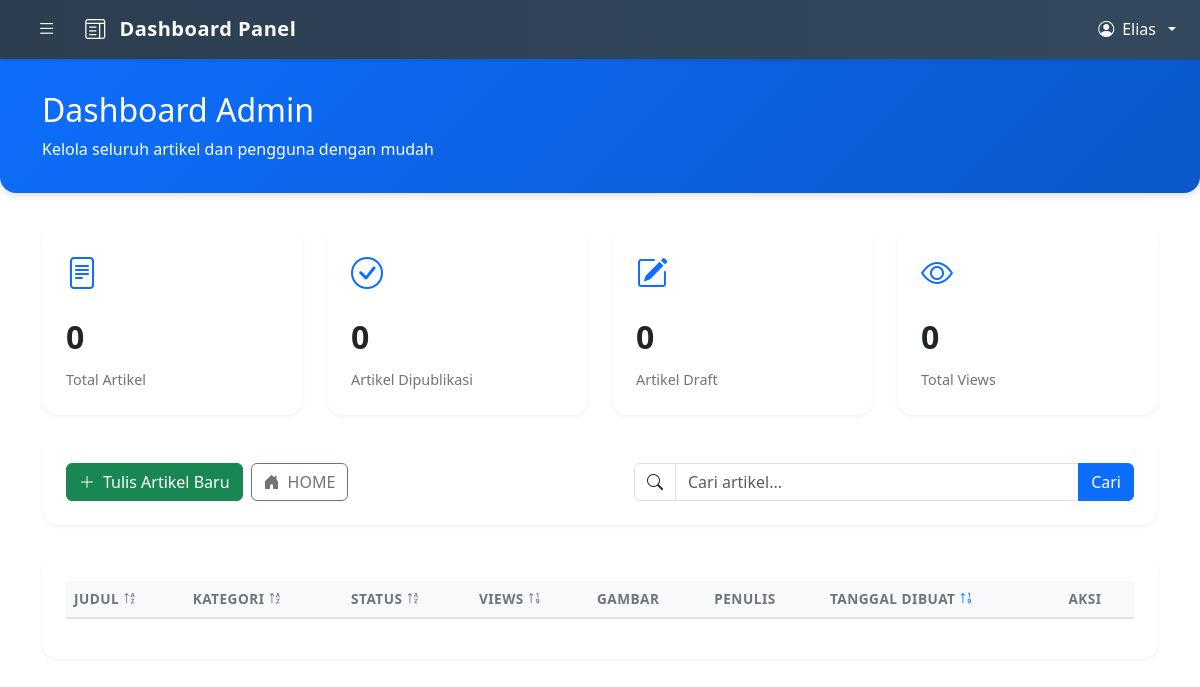
Before: /bloging/dashboard/admin/blogs_management.php (signed in) with the older database file.
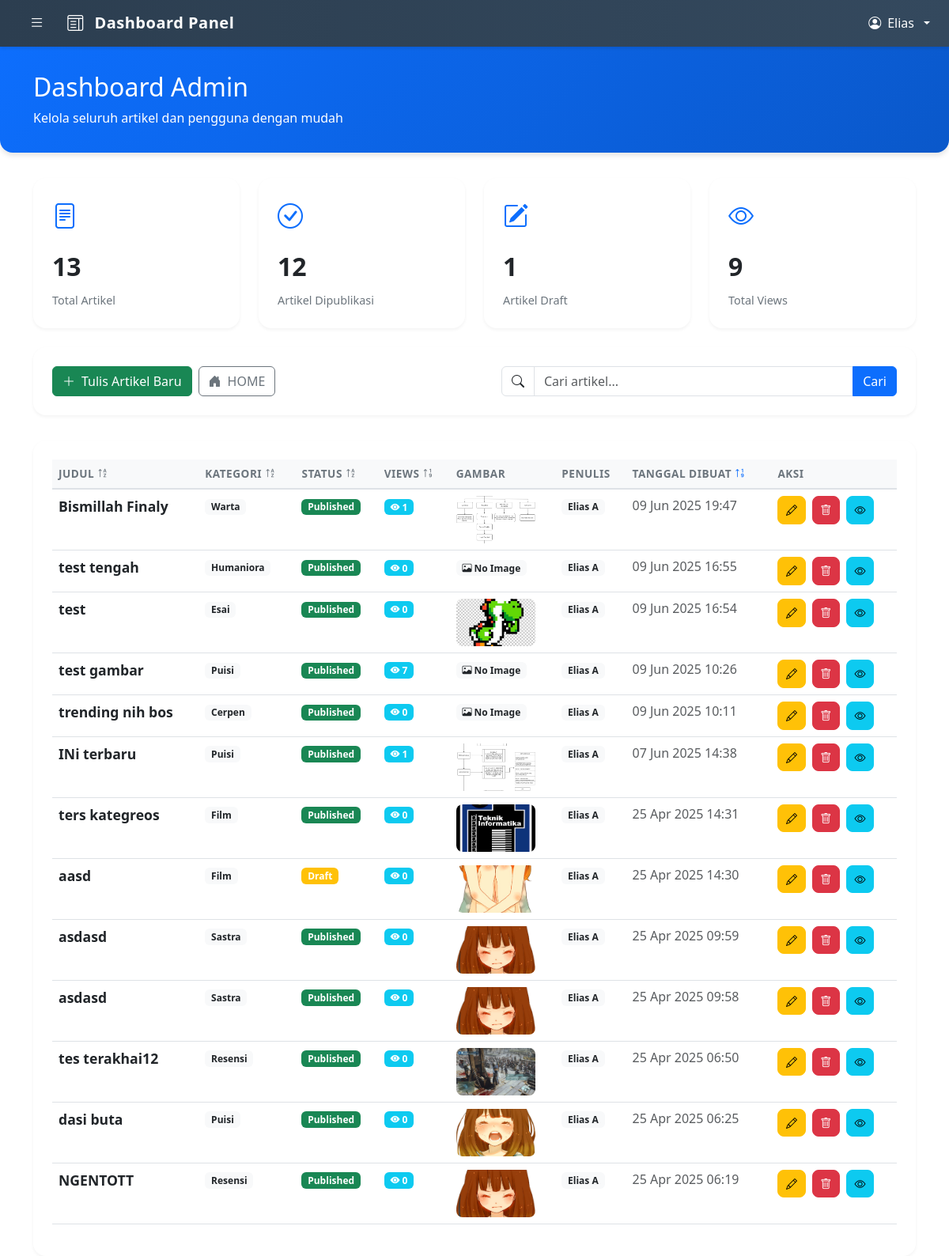
After: the same page with the newer database file.
### tables this page shows
CREATE TABLE IF NOT EXISTS `blogs` (
  `id` int NOT NULL AUTO_INCREMENT,
  `title` varchar(255) NOT NULL,
  `content` text NOT NULL,
  `image` varchar(255) DEFAULT NULL,
  `created_at` timestamp NULL DEFAULT CURRENT_TIMESTAMP,
  `category_id` int DEFAULT NULL,
  `author_id` int DEFAULT NULL,
  `author_type` enum('admin','user') DEFAULT NULL,
  `status` enum('draft','published') DEFAULT 'draft',
  `views` int NOT NULL DEFAULT '0',
  PRIMARY KEY (`id`)
);

CREATE TABLE IF NOT EXISTS `category` (
  `id` int NOT NULL AUTO_INCREMENT,
  `category` varchar(127) NOT NULL,
  `parent_id` int DEFAULT NULL,
  PRIMARY KEY (`id`),
  KEY `parent_id` (`parent_id`)
);

### bloging/dashboard/admin/blogs_management.php (the view, shortened to what the rows shown need)
<?php
include '../../config.php';
$search = isset($_GET['search']) ? trim($_GET['search']) : '';
$search_display = $search;
$sort = isset($_GET['sort']) ? $_GET['sort'] : 'created_at';
$order = isset($_GET['order']) ? $_GET['order'] : 'DESC';
$query = "
    SELECT blogs.*,
           category.category AS category_name,
           users.fname AS user_name,
           admin.first_name AS admin_first,
           admin.last_name AS admin_last
    FROM blogs
    LEFT JOIN category ON blogs.category_id = category.id
    LEFT JOIN users ON blogs.author_type = 'user' AND blogs.author_id = users.id
    LEFT JOIN admin ON blogs.author_type = 'admin' AND blogs.author_id = admin.id
    WHERE 1=1
";
$allowed_sort_columns = ['title', 'category_name', 'status', 'views', 'created_at'];
$sort = in_array($sort, $allowed_sort_columns) ? $sort : 'created_at';
$order = strtoupper($order) === 'ASC' ? 'ASC' : 'DESC';
$query .= " ORDER BY " . ($sort === 'category_name' ? 'category.category' : 'blogs.' . $sort) . " " . $order;
$stmt = $conn->prepare($query);
$stmt->execute();
$result = $stmt->get_result();
?>
<!DOCTYPE html>
<html lang="id">
<head>
    <link href="https://cdn.jsdelivr.net/npm/bootstrap@5.3.0/dist/css/bootstrap.min.css" rel="stylesheet">
    <link href="https://cdn.jsdelivr.net/npm/bootstrap-icons@1.10.5/font/bootstrap-icons.css" rel="stylesheet">
</head>
<body>
    <?php include '../components/navbar.php'; ?>
    <?php include '../components/sidebar.php'; ?>
    <div class="dashboard-header">
        <div class="container">
            <h2 class="mb-2">Dashboard Admin</h2>
        </div>
    </div>
    <div class="container">
        <div class="table-container">
            <div class="table-responsive">
                <table class="table table-hover">
                    <thead>
                        <tr>
                            <th>
                                Judul
                                <a href="?sort=title&order=<?= $sort === 'title' && $order === 'ASC' ? 'DESC' : 'ASC' ?><?= !empty($search_display) ? '&search=' . urlencode($search_display) : '' ?>" class="sort-icon <?= $sort === 'title' ? 'active' : '' ?>">
                                    <i class="bi bi-sort-alpha-<?= $sort === 'title' && $order === 'ASC' ? 'down' : 'up' ?>"></i>
                                </a>
                            </th>
                            <th>
                                Kategori
                                <a href="?sort=category_name&order=<?= $sort === 'category_name' && $order === 'ASC' ? 'DESC' : 'ASC' ?><?= !empty($search_display) ? '&search=' . urlencode($search_display) : '' ?>" class="sort-icon <?= $sort === 'category_name' ? 'active' : '' ?>">
                                    <i class="bi bi-sort-alpha-<?= $sort === 'category_name' && $order === 'ASC' ? 'down' : 'up' ?>"></i>
                                </a>
                            </th>
                            <th>
                                Status
                                <a href="?sort=status&order=<?= $sort === 'status' && $order === 'ASC' ? 'DESC' : 'ASC' ?><?= !empty($search_display) ? '&search=' . urlencode($search_display) : '' ?>" class="sort-icon <?= $sort === 'status' ? 'active' : '' ?>">
                                    <i class="bi bi-sort-alpha-<?= $sort === 'status' && $order === 'ASC' ? 'down' : 'up' ?>"></i>
                                </a>
                            </th>
                            <th>
                                Views
                                <a href="?sort=views&order=<?= $sort === 'views' && $order === 'ASC' ? 'DESC' : 'ASC' ?><?= !empty($search_display) ? '&search=' . urlencode($search_display) : '' ?>" class="sort-icon <?= $sort === 'views' ? 'active' : '' ?>">
                                    <i class="bi bi-sort-numeric-<?= $sort === 'views' && $order === 'ASC' ? 'down' : 'up' ?>"></i>
                                </a>
                            </th>
                            <th>Gambar</th>
                            <th>Penulis</th>
                            <th>
                                Tanggal Dibuat
                                <a href="?sort=created_at&order=<?= $sort === 'created_at' && $order === 'ASC' ? 'DESC' : 'ASC' ?><?= !empty($search_display) ? '&search=' . urlencode($search_display) : '' ?>" class="sort-icon <?= $sort === 'created_at' ? 'active' : '' ?>">
                                    <i class="bi bi-sort-numeric-<?= $sort === 'created_at' && $order === 'ASC' ? 'down' : 'up' ?>"></i>
                                </a>
                            </th>
                            <th>Aksi</th>
                        </tr>
                    </thead>
                    <tbody>
                        <?php while ($row = $result->fetch_assoc()): ?>
                            <tr>
                                <td class="blog-title"><?= strip_tags($row['title']) ?></td>
                                <td>
                                    <span class="badge bg-light text-dark">
                                        <?= htmlspecialchars($row['category_name']) ?>
                                    </span>
                                </td>
                                <td>
                                    <span class="badge bg-<?= $row['status'] === 'published' ? 'success' : 'warning' ?>">
                                        <?= ucfirst($row['status']) ?>
                                    </span>
                                </td>
                                <td>
                                    <span class="badge bg-info">
                                        <i class="bi bi-eye-fill"></i> <?= number_format($row['views']) ?>
                                    </span>
                                </td>
                                <td>
                                    <?php
                                    $imagePath = !empty($row['image']) ? "../../uploads/" . basename($row['image']) : "";
                                    if (!empty($imagePath) && file_exists($imagePath)): ?>
                                        <div class="thumbnail-container">
                                            <img src="<?= $imagePath ?>" alt="Thumbnail" class="img-fluid">
                                        </div>
                                    <?php else: ?>
                                        <span class="badge bg-light text-dark">
                                            <i class="bi bi-image"></i> No Image
                                        </span>
                                    <?php endif; ?>
                                </td>
                                <td>
                                    <span class="badge bg-light text-dark">
                                        <?= $row['author_type'] === 'admin'
                                            ? htmlspecialchars($row['admin_first'] . ' ' . $row['admin_last'])
                                            : htmlspecialchars($row['user_name']) ?>
                                    </span>
                                </td>
                                <td>
                                    <span class="text-muted">
                                        <?= date('d M Y H:i', strtotime($row['created_at'])) ?>
                                    </span>
                                </td>
                                <td>
                                    <div class="action-buttons">
                                        <a href="../../edit_blog.php?id=<?= $row['id'] ?>" class="btn btn-warning btn-sm" title="Edit">
                                            <i class="bi bi-pencil"></i>
                                        </a>
                                        <a href="../../delete_blog.php?id=<?= $row['id'] ?>" class="btn btn-danger btn-sm delete-blog-btn" data-id="<?= $row['id'] ?>" title="Hapus">
                                            <i class="bi bi-trash"></i>
                                        </a>
                                        <a href="../../../<?= htmlspecialchars($row['slug']) ?>" class="btn btn-info btn-sm" title="Lihat">
                                            <i class="bi bi-eye"></i>
                                        </a>
                                    </div>
                                </td>
                            </tr>
                        <?php endwhile; ?>
                    </tbody>
                </table>
            </div>
        </div>
    </div>
</body>
</html>

Changed rows visible on the page:
added blogs: title "Bismillah Finaly", category.category "Warta", status "Published", views "1", image (picture), admin.first_name+last_name "Elias A", created_at "09 Jun 2025 19:47"
added blogs: title "test tengah", category.category "Humaniora", status "Published", views "0", shows "No Image", admin.first_name+last_name "Elias A", created_at "09 Jun 2025 16:55"
added blogs: title "test", category.category "Esai", status "Published", views "0", image (picture), admin.first_name+last_name "Elias A", created_at "09 Jun 2025 16:54"
added blogs: title "test gambar", category.category "Puisi", status "Published", views "7", shows "No Image", admin.first_name+last_name "Elias A", created_at "09 Jun 2025 10:26"
added blogs: title "trending nih bos", category.category "Cerpen", status "Published", views "0", shows "No Image", admin.first_name+last_name "Elias A", created_at "09 Jun 2025 10:11"
added blogs: title "INi terbaru", category.category "Puisi", status "Published", views "1", image (picture), admin.first_name+last_name "Elias A", created_at "07 Jun 2025 14:38"
added blogs: title "ters kategreos", category.category "Film", status "Published", views "0", image (picture), admin.first_name+last_name "Elias A", created_at "25 Apr 2025 14:31"
added blogs: title "aasd", category.category "Film", status "Draft", views "0", image (picture), admin.first_name+last_name "Elias A", created_at "25 Apr 2025 14:30"
added blogs: title "asdasd", category.category "Sastra", status "Published", views "0", image (picture), admin.first_name+last_name "Elias A", created_at "25 Apr 2025 09:59"
added blogs: title "asdasd", category.category "Sastra", status "Published", views "0", image (picture), admin.first_name+last_name "Elias A", created_at "25 Apr 2025 09:58"
added blogs: title "tes terakhai12", category.category "Resensi", status "Published", views "0", image (picture), admin.first_name+last_name "Elias A", created_at "25 Apr 2025 06:50"
added blogs: title "dasi buta", category.category "Puisi", status "Published", views "0", image (picture), admin.first_name+last_name "Elias A", created_at "25 Apr 2025 06:25"
added blogs: title "NGENTOTT", category.category "Resensi", status "Published", views "0", image (picture), admin.first_name+last_name "Elias A", created_at "25 Apr 2025 06:19"
Other visible differences:
$stats['total_blogs']: "0" → "13"
$stats['published_blogs']: "0" → "12"
$stats['draft_blogs']: "0" → "1"
$stats['total_views']: "0" → "9"
